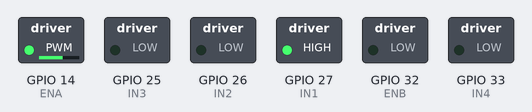
Recording of a sketch running on a simulated ESP32. Shown: switched loads named in the sketch (green lamp = pin HIGH). What the sketch prints to the serial monitor is not drawn.

Above: at 4.1 s.
At 6.1 s:
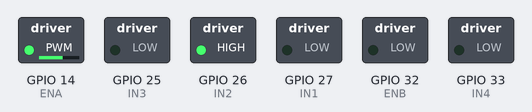
At 8.1 s:
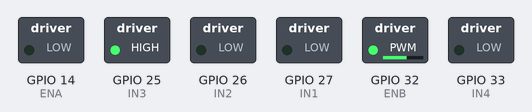
At 12.1 s:
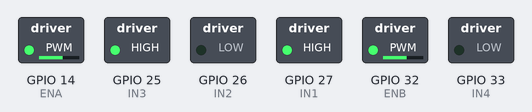
At 16.1 s:
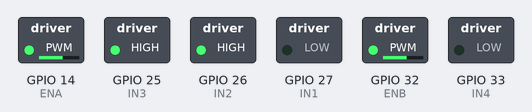
At 21.2 s:
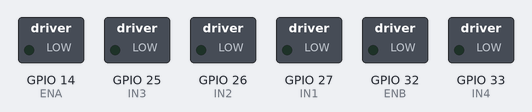
Timing chart, 0 to 22.7 s (numbered marks = the images above):
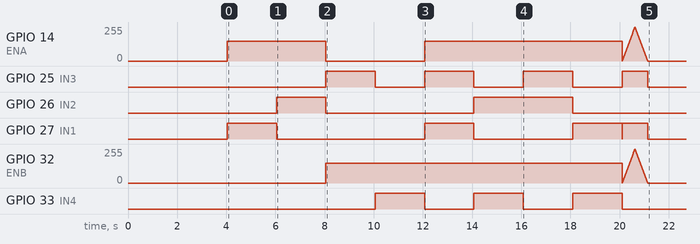

The sketch:

test_motor_auto.ino
```cpp
/*
 * ================================================================
 *  ESP32 + L298N Auto Motor Sequence Test
 * ================================================================
 *
 * Fungsi: Test otomatis semua kombinasi arah dan kecepatan motor.
 *         Berguna untuk verifikasi wiring dan arah roda sebelum
 *         menjalankan balancing controller.
 *
 * Sequence yang dijalankan:
 *   1. Roda Kiri MAJU  (2 detik)
 *   2. Roda Kiri MUNDUR (2 detik)
 *   3. Roda Kanan MAJU  (2 detik)
 *   4. Roda Kanan MUNDUR (2 detik)
 *   5. KEDUA MAJU (forward) (2 detik)
 *   6. KEDUA MUNDUR (backward) (2 detik)
 *   7. BELOK KIRI — kiri mundur, kanan maju (2 detik)
 *   8. BELOK KANAN — kiri maju, kanan mundur (2 detik)
 *   9. PWM SWEEP MAJU: 0→255→0 (ramp test)
 *  10. STOP
 *
 * Serial Commands:
 *   'r' = Ulangi sequence dari awal
 *   's' = Stop darurat
 *   'p' = Print status saat ini
 *
 * Wiring ESP32 → L298N:
 * ┌──────────┬──────────┐
 * │  ESP32   │  L298N   │
 * ├──────────┼──────────┤
 * │  GPIO 27 │  IN1     │  Motor A (Kiri)
 * │  GPIO 26 │  IN2     │  Motor A (Kiri)
 * │  GPIO 14 │  ENA     │  Motor A PWM
 * │  GPIO 25 │  IN3     │  Motor B (Kanan)
 * │  GPIO 33 │  IN4     │  Motor B (Kanan)
 * │  GPIO 32 │  ENB     │  Motor B PWM
 * │  GND     │  GND     │
 * └──────────┴──────────┘
 *
 * by Bara & Lihana
 */

#define IN1   27
#define IN2   26
#define ENA   14

#define IN3   25
#define IN4   33
#define ENB   32

#define PWM_FREQ       5000
#define PWM_RESOLUTION 8
#define TEST_SPEED     150
#define STEP_DELAY     2000
#define RAMP_STEP_MS   10

bool emergencyStop = false;
int currentStep = 0;

void setup() {
  Serial.begin(115200);
  delay(1000);

  pinMode(IN1, OUTPUT);
  pinMode(IN2, OUTPUT);
  pinMode(IN3, OUTPUT);
  pinMode(IN4, OUTPUT);

  ledcAttach(ENA, PWM_FREQ, PWM_RESOLUTION);
  ledcAttach(ENB, PWM_FREQ, PWM_RESOLUTION);

  stopAll();

  Serial.println();
  Serial.println("╔══════════════════════════════════════════╗");
  Serial.println("║   ESP32 Auto Motor Sequence Test         ║");
  Serial.println("║   by Bara & Lihana                       ║");
  Serial.println("╚══════════════════════════════════════════╝");
  Serial.println();
  Serial.println("Commands: 'r'=Ulangi  's'=Stop  'p'=Status");
  Serial.println();
  Serial.println("Mulai sequence dalam 3 detik...");
  delay(3000);

  runSequence();
}

void loop() {
  if (Serial.available()) {
    char cmd = Serial.read();
    while (Serial.available()) Serial.read();

    switch (cmd) {
      case 'r':
      case 'R':
        emergencyStop = false;
        Serial.println("↩️  Ulangi sequence...");
        delay(1000);
        runSequence();
        break;

      case 's':
      case 'S':
        emergencyStop = true;
        stopAll();
        Serial.println("🛑 Emergency stop!");
        break;

      case 'p':
      case 'P':
        Serial.print("Step terakhir: ");
        Serial.println(currentStep);
        Serial.print("Emergency stop: ");
        Serial.println(emergencyStop ? "YES" : "NO");
        break;

      default:
        break;
    }
  }
}

void runSequence() {
  emergencyStop = false;

  printStep(1, "Roda KIRI MAJU");
  motorA(TEST_SPEED);
  motorB(0);
  waitOrAbort(STEP_DELAY);

  printStep(2, "Roda KIRI MUNDUR");
  motorA(-TEST_SPEED);
  motorB(0);
  waitOrAbort(STEP_DELAY);

  printStep(3, "Roda KANAN MAJU");
  motorA(0);
  motorB(TEST_SPEED);
  waitOrAbort(STEP_DELAY);

  printStep(4, "Roda KANAN MUNDUR");
  motorA(0);
  motorB(-TEST_SPEED);
  waitOrAbort(STEP_DELAY);

  printStep(5, "KEDUA MAJU (forward)");
  motorA(TEST_SPEED);
  motorB(TEST_SPEED);
  waitOrAbort(STEP_DELAY);

  printStep(6, "KEDUA MUNDUR (backward)");
  motorA(-TEST_SPEED);
  motorB(-TEST_SPEED);
  waitOrAbort(STEP_DELAY);

  printStep(7, "BELOK KIRI (kiri mundur, kanan maju)");
  motorA(-TEST_SPEED);
  motorB(TEST_SPEED);
  waitOrAbort(STEP_DELAY);

  printStep(8, "BELOK KANAN (kiri maju, kanan mundur)");
  motorA(TEST_SPEED);
  motorB(-TEST_SPEED);
  waitOrAbort(STEP_DELAY);

  printStep(9, "PWM SWEEP MAJU (ramp 0→255→0)");
  rampTest();

  stopAll();

  if (!emergencyStop) {
    Serial.println();
    Serial.println("✅ Sequence selesai! Ketik 'r' untuk ulangi.");
    Serial.println();
  }
}

void rampTest() {
  // Ramp up
  for (int pwm = 0; pwm <= 255; pwm += 5) {
    if (emergencyStop) return;
    motorA(pwm);
    motorB(pwm);
    Serial.print("  PWM: ");
    Serial.println(pwm);
    delay(RAMP_STEP_MS);
  }
  // Ramp down
  for (int pwm = 255; pwm >= 0; pwm -= 5) {
    if (emergencyStop) return;
    motorA(pwm);
    motorB(pwm);
    Serial.print("  PWM: ");
    Serial.println(pwm);
    delay(RAMP_STEP_MS);
  }
}

void motorA(int speed) {
  if (speed > 0) {
    digitalWrite(IN1, HIGH);
    digitalWrite(IN2, LOW);
  } else if (speed < 0) {
    digitalWrite(IN1, LOW);
    digitalWrite(IN2, HIGH);
    speed = -speed;
  } else {
    digitalWrite(IN1, LOW);
    digitalWrite(IN2, LOW);
  }
  ledcWrite(ENA, constrain(speed, 0, 255));
}

void motorB(int speed) {
  if (speed > 0) {
    digitalWrite(IN3, HIGH);
    digitalWrite(IN4, LOW);
  } else if (speed < 0) {
    digitalWrite(IN3, LOW);
    digitalWrite(IN4, HIGH);
    speed = -speed;
  } else {
    digitalWrite(IN3, LOW);
    digitalWrite(IN4, LOW);
  }
  ledcWrite(ENB, constrain(speed, 0, 255));
}

void stopAll() {
  motorA(0);
  motorB(0);
  Serial.println("  🛑 STOP");
}

void printStep(int step, const char* desc) {
  currentStep = step;
  Serial.print("─── Step ");
  Serial.print(step);
  Serial.print(": ");
  Serial.println(desc);
}

void waitOrAbort(unsigned long ms) {
  unsigned long start = millis();
  while (millis() - start < ms) {
    if (Serial.available()) {
      char c = Serial.peek();
      if (c == 's' || c == 'S') {
        emergencyStop = true;
        stopAll();
        while (Serial.available()) Serial.read();
        return;
      }
    }
    delay(10);
  }
}
```
